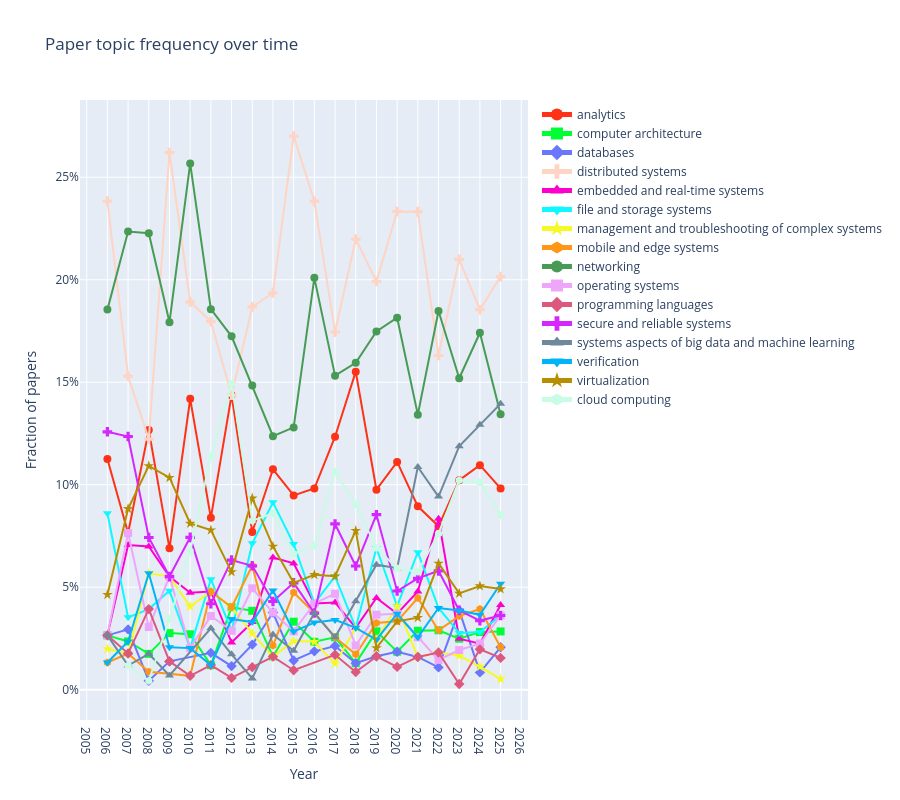

The code cell stored with this chart in its notebook:
### Markdown cell above
## 3 · Topic trend lines

Each paper is assigned to one of the 16 research topics from the SOSP 2026 Call for
Papers (`sosp26_topics.txt`), and the fraction of papers assigned to each topic is
plotted per year.

**Methodology:**
1. **Embedding:** paper titles and topic names are encoded with
   [`google/embeddinggemma-300m`](https://huggingface.co/google/embeddinggemma-300m),
   a 300 M-parameter embedding model fine-tuned for asymmetric retrieval. Topic names
   are encoded as *queries* (`encode_query`) and paper titles as *documents*
   (`encode_document`). Embeddings are pre-computed once via `make embed` and cached
   in `data/embeddings.npz`.
2. **Assignment:** for each paper, cosine similarity is computed against all 16 topic
   vectors. The paper is assigned to the topic with the highest similarity score.
3. **Frequency:** for each (year, topic) pair, frequency = papers assigned to that
   topic / total papers that year.

### Code cell
import plotly.graph_objects as go

trends = topic_trends_from_embeddings(DATA_DIR / "embeddings.npz")

topics_ordered = trends["topic"].unique().tolist()

# 16 visually distinct colours
colors = px.colors.qualitative.Light24[:len(topics_ordered)]

# 8 distinct marker symbols, cycled
symbols = [
    "circle", "square", "diamond", "cross",
    "triangle-up", "triangle-down", "star", "hexagon",
]

fig = go.Figure()
for i, topic in enumerate(topics_ordered):
    df_t = trends[trends["topic"] == topic]
    fig.add_scatter(
        x=df_t["year"], y=df_t["frequency"],
        mode="lines+markers",
        name=topic,
        line=dict(color=colors[i]),
        marker=dict(symbol=symbols[i % len(symbols)], size=8, color=colors[i]),
    )

fig.update_layout(
    title="Paper topic frequency over time",
    xaxis=dict(dtick=1, title="Year"),
    yaxis=dict(tickformat=".0%", title="Fraction of papers"),
    hovermode="x unified",
    height=800,
    legend=dict(itemsizing="constant"),
)
fig.show()

### Figure 1 — Plotly figure (JSON) as saved in the notebook; plotly's stock layout.template omitted (floating-point values rounded to 4 significant figures)
{"data": [{"line": {"color": "#FD3216"}, "marker": {"color": "#FD3216", "size": 8, "symbol": "circle"}, "mode": "lines+markers", "name": "analytics", "type": "scatter", "x": [2006, 2007, 2008, 2009, 2010, 2011, 2012, 2013, 2014, 2015, 2016, 2017, 2018, 2019, 2020, 2021, 2022, 2023, 2024, 2025], "y": [0.1126, 0.07647, 0.1266, 0.06897, 0.1419, 0.08383, 0.1437, 0.07692, 0.1075, 0.09479, 0.09813, 0.1234, 0.1552, 0.09756, 0.1111, 0.08946, 0.07971, 0.1022, 0.1096, 0.09819]}, {"line": {"color": "#00FE35"}, "marker": {"color": "#00FE35", "size": 8, "symbol": "square"}, "mode": "lines+markers", "name": "computer architecture", "type": "scatter", "x": [2006, 2007, 2008, 2009, 2010, 2011, 2012, 2013, 2014, 2015, 2016, 2017, 2018, 2019, 2020, 2021, 2022, 2023, 2024, 2025], "y": [0.02649, 0.02353, 0.01747, 0.02759, 0.02703, 0.01198, 0.04023, 0.03846, 0.01613, 0.03318, 0.02336, 0.02553, 0.01293, 0.02846, 0.01852, 0.02875, 0.02899, 0.02486, 0.02809, 0.02842]}, {"line": {"color": "#6A76FC"}, "marker": {"color": "#6A76FC", "size": 8, "symbol": "diamond"}, "mode": "lines+markers", "name": "databases", "type": "scatter", "x": [2006, 2007, 2008, 2009, 2011, 2012, 2013, 2014, 2015, 2016, 2017, 2018, 2019, 2020, 2021, 2022, 2023, 2024, 2025], "y": [0.02649, 0.02941, 0.004367, 0.01379, 0.01796, 0.01149, 0.02198, 0.03763, 0.01422, 0.01869, 0.02128, 0.01293, 0.01626, 0.01852, 0.01597, 0.01087, 0.03867, 0.008427, 0.02067]}, {"line": {"color": "#FED4C4"}, "marker": {"color": "#FED4C4", "size": 8, "symbol": "cross"}, "mode": "lines+markers", "name": "distributed systems", "type": "scatter", "x": [2006, 2007, 2008, 2009, 2010, 2011, 2012, 2013, 2014, 2015, 2016, 2017, 2018, 2019, 2020, 2021, 2022, 2023, 2024, 2025], "y": [0.2384, 0.1529, 0.1223, 0.2621, 0.1892, 0.1796, 0.1437, 0.1868, 0.1935, 0.2701, 0.2383, 0.1745, 0.2198, 0.1992, 0.2333, 0.2332, 0.163, 0.2099, 0.1854, 0.2016]}, {"line": {"color": "#FE00CE"}, "marker": {"color": "#FE00CE", "size": 8, "symbol": "triangle-up"}, "mode": "lines+markers", "name": "embedded and real-time systems", "type": "scatter", "x": [2006, 2007, 2008, 2009, 2010, 2011, 2012, 2013, 2014, 2015, 2016, 2017, 2018, 2019, 2020, 2021, 2022, 2023, 2024, 2025], "y": [0.02649, 0.07059, 0.06987, 0.05517, 0.0473, 0.0479, 0.02299, 0.03297, 0.06452, 0.06161, 0.04206, 0.04255, 0.03017, 0.04472, 0.03704, 0.04792, 0.08333, 0.02486, 0.02247, 0.04134]}, {"line": {"color": "#0DF9FF"}, "marker": {"color": "#0DF9FF", "size": 8, "symbol": "triangle-down"}, "mode": "lines+markers", "name": "file and storage systems", "type": "scatter", "x": [2006, 2007, 2008, 2009, 2010, 2011, 2012, 2013, 2014, 2015, 2016, 2017, 2018, 2019, 2020, 2021, 2022, 2023, 2024, 2025], "y": [0.08609, 0.03529, 0.0393, 0.04828, 0.02027, 0.05389, 0.02874, 0.07143, 0.0914, 0.07109, 0.04206, 0.05532, 0.03017, 0.06911, 0.04074, 0.06709, 0.03986, 0.02762, 0.02809, 0.03618]}, {"line": {"color": "#F6F926"}, "marker": {"color": "#F6F926", "size": 8, "symbol": "star"}, "mode": "lines+markers", "name": "management and troubleshooting of complex systems", "type": "scatter", "x": [2006, 2007, 2008, 2009, 2010, 2011, 2012, 2013, 2014, 2015, 2016, 2017, 2018, 2019, 2020, 2021, 2022, 2023, 2024, 2025], "y": [0.01987, 0.01765, 0.05677, 0.05517, 0.04054, 0.0479, 0.04023, 0.02747, 0.01613, 0.0237, 0.02336, 0.01277, 0.03017, 0.02439, 0.04074, 0.01597, 0.01812, 0.01657, 0.01124, 0.005168]}, {"line": {"color": "#FF9616"}, "marker": {"color": "#FF9616", "size": 8, "symbol": "hexagon"}, "mode": "lines+markers", "name": "mobile and edge systems", "type": "scatter", "x": [2006, 2007, 2008, 2010, 2011, 2012, 2013, 2014, 2015, 2016, 2017, 2018, 2019, 2020, 2021, 2022, 2023, 2024, 2025], "y": [0.01325, 0.01765, 0.008734, 0.006757, 0.0479, 0.04023, 0.06044, 0.02151, 0.04739, 0.03738, 0.02553, 0.01724, 0.03252, 0.03333, 0.04473, 0.02899, 0.03591, 0.03933, 0.02067]}, {"line": {"color": "#479B55"}, "marker": {"color": "#479B55", "size": 8, "symbol": "circle"}, "mode": "lines+markers", "name": "networking", "type": "scatter", "x": [2006, 2007, 2008, 2009, 2010, 2011, 2012, 2013, 2014, 2015, 2016, 2017, 2018, 2019, 2020, 2021, 2022, 2023, 2024, 2025], "y": [0.1854, 0.2235, 0.2227, 0.1793, 0.2568, 0.1856, 0.1724, 0.1484, 0.1237, 0.128, 0.2009, 0.1532, 0.1595, 0.1748, 0.1815, 0.1342, 0.1848, 0.1519, 0.1742, 0.1344]}, {"line": {"color": "#EEA6FB"}, "marker": {"color": "#EEA6FB", "size": 8, "symbol": "square"}, "mode": "lines+markers", "name": "operating systems", "type": "scatter", "x": [2006, 2007, 2008, 2009, 2010, 2011, 2012, 2013, 2014, 2015, 2016, 2017, 2018, 2019, 2020, 2021, 2022, 2023, 2024, 2025], "y": [0.02649, 0.07647, 0.03057, 0.05517, 0.02027, 0.03593, 0.02874, 0.04945, 0.03763, 0.02844, 0.04206, 0.04681, 0.02155, 0.03659, 0.03704, 0.02556, 0.01449, 0.01934, 0.02247, 0.03618]}, {"line": {"color": "#DC587D"}, "marker": {"color": "#DC587D", "size": 8, "symbol": "diamond"}, "mode": "lines+markers", "name": "programming languages", "type": "scatter", "x": [2006, 2007, 2008, 2009, 2010, 2011, 2012, 2013, 2014, 2015, 2017, 2018, 2019, 2020, 2021, 2022, 2023, 2024, 2025], "y": [0.02649, 0.01765, 0.0393, 0.01379, 0.006757, 0.01198, 0.005747, 0.01099, 0.01613, 0.009479, 0.01702, 0.008621, 0.01626, 0.01111, 0.01597, 0.01812, 0.002762, 0.01966, 0.0155]}, {"line": {"color": "#D626FF"}, "marker": {"color": "#D626FF", "size": 8, "symbol": "cross"}, "mode": "lines+markers", "name": "secure and reliable systems", "type": "scatter", "x": [2006, 2007, 2008, 2009, 2010, 2011, 2012, 2013, 2014, 2015, 2016, 2017, 2018, 2019, 2020, 2021, 2022, 2023, 2024, 2025], "y": [0.1258, 0.1235, 0.07424, 0.05517, 0.07432, 0.04192, 0.06322, 0.06044, 0.04301, 0.05213, 0.03738, 0.08085, 0.06034, 0.08537, 0.04815, 0.05431, 0.05797, 0.03867, 0.03371, 0.03618]}, {"line": {"color": "#6E899C"}, "marker": {"color": "#6E899C", "size": 8, "symbol": "triangle-up"}, "mode": "lines+markers", "name": "systems aspects of big data and machine learning", "type": "scatter", "x": [2006, 2007, 2008, 2009, 2011, 2012, 2013, 2014, 2015, 2016, 2017, 2018, 2019, 2020, 2021, 2022, 2023, 2024, 2025], "y": [0.02649, 0.01176, 0.01747, 0.006897, 0.02994, 0.01724, 0.005495, 0.02688, 0.01896, 0.03738, 0.02553, 0.0431, 0.06098, 0.05926, 0.1086, 0.0942, 0.1188, 0.1292, 0.1395]}, {"line": {"color": "#00B5F7"}, "marker": {"color": "#00B5F7", "size": 8, "symbol": "triangle-down"}, "mode": "lines+markers", "name": "verification", "type": "scatter", "x": [2006, 2007, 2008, 2009, 2010, 2011, 2012, 2013, 2014, 2015, 2016, 2017, 2018, 2019, 2020, 2021, 2022, 2023, 2024, 2025], "y": [0.01325, 0.02353, 0.05677, 0.02069, 0.02027, 0.01198, 0.03448, 0.03297, 0.04839, 0.02844, 0.03271, 0.03404, 0.03017, 0.02439, 0.03704, 0.02556, 0.03986, 0.03867, 0.03652, 0.05168]}, {"line": {"color": "#B68E00"}, "marker": {"color": "#B68E00", "size": 8, "symbol": "star"}, "mode": "lines+markers", "name": "virtualization", "type": "scatter", "x": [2006, 2007, 2008, 2009, 2010, 2011, 2012, 2013, 2014, 2015, 2016, 2017, 2018, 2019, 2020, 2021, 2022, 2023, 2024, 2025], "y": [0.04636, 0.08824, 0.1092, 0.1034, 0.08108, 0.07784, 0.05747, 0.09341, 0.06989, 0.05213, 0.05607, 0.05532, 0.07759, 0.02033, 0.03333, 0.03514, 0.06159, 0.04696, 0.05056, 0.0491]}, {"line": {"color": "#C9FBE5"}, "marker": {"color": "#C9FBE5", "size": 8, "symbol": "hexagon"}, "mode": "lines+markers", "name": "cloud computing", "type": "scatter", "x": [2007, 2008, 2009, 2010, 2011, 2012, 2013, 2014, 2015, 2016, 2017, 2018, 2019, 2020, 2021, 2022, 2023, 2024, 2025], "y": [0.01176, 0.004367, 0.03448, 0.06757, 0.1138, 0.1494, 0.08242, 0.08602, 0.06635, 0.07009, 0.1064, 0.09052, 0.06911, 0.05926, 0.05751, 0.07609, 0.1022, 0.1011, 0.08527]}], "layout": {"height": 800, "hovermode": "x unified", "legend": {"itemsizing": "constant"}, "title": {"text": "Paper topic frequency over time"}, "xaxis": {"dtick": 1, "title": {"text": "Year"}}, "yaxis": {"tickformat": ".0%", "title": {"text": "Fraction of papers"}}}}
